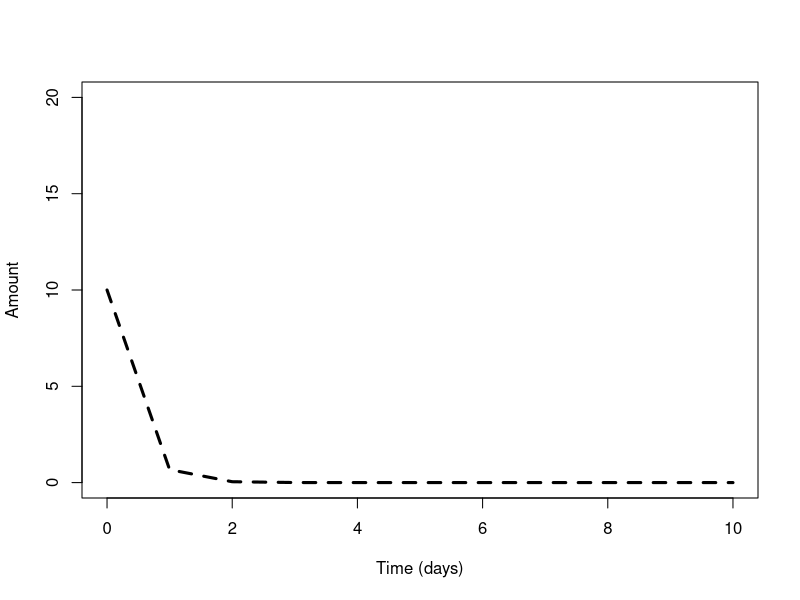
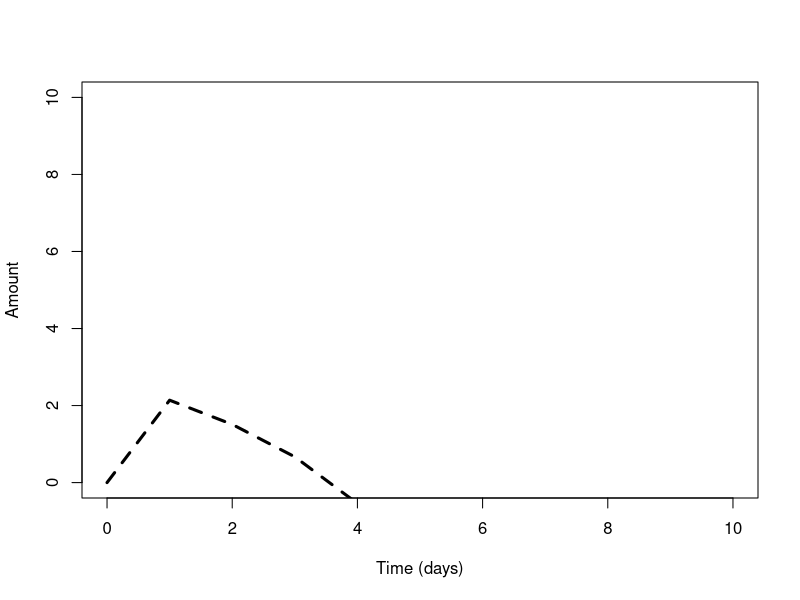
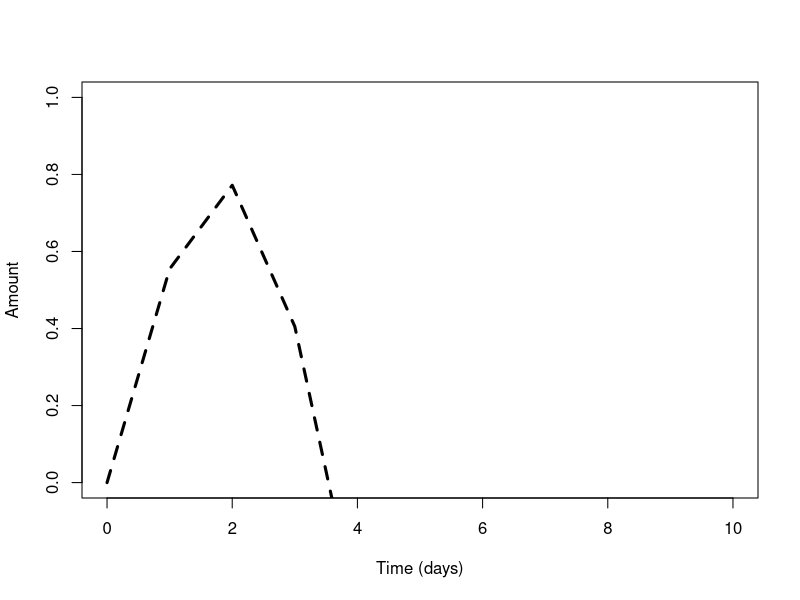
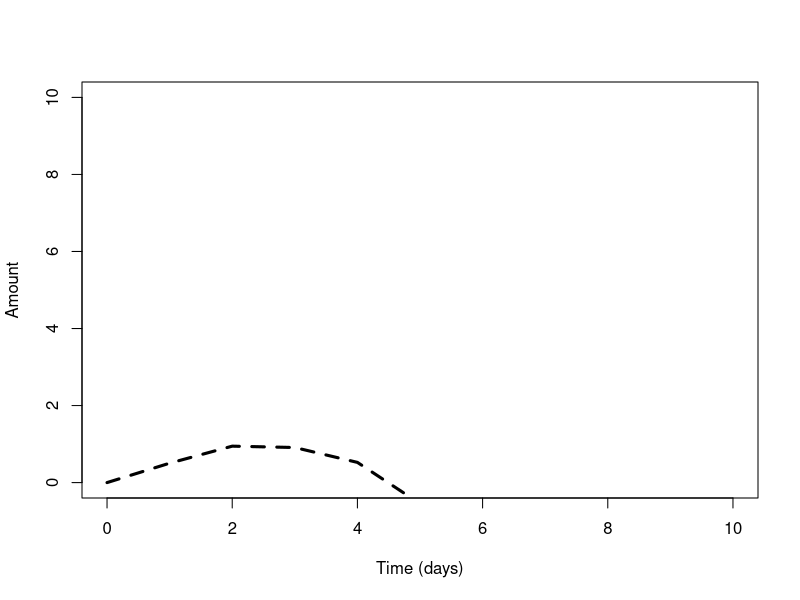
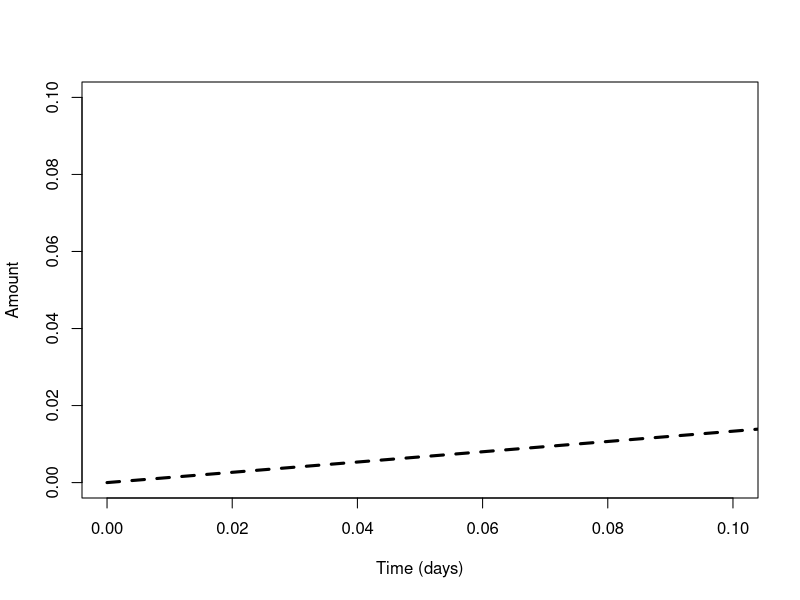
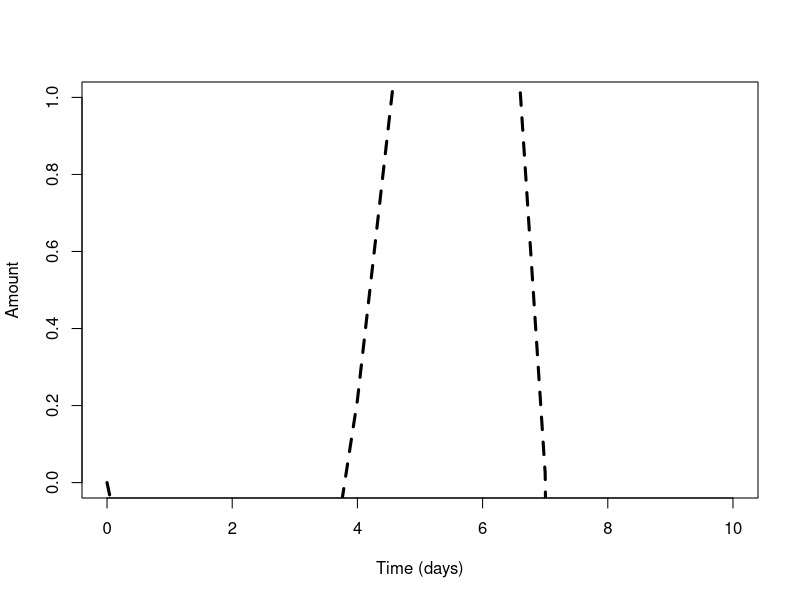
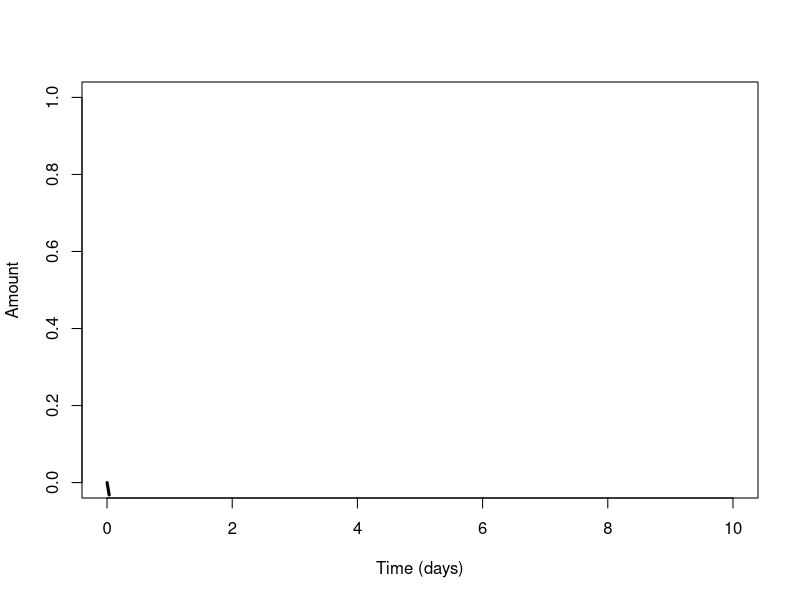
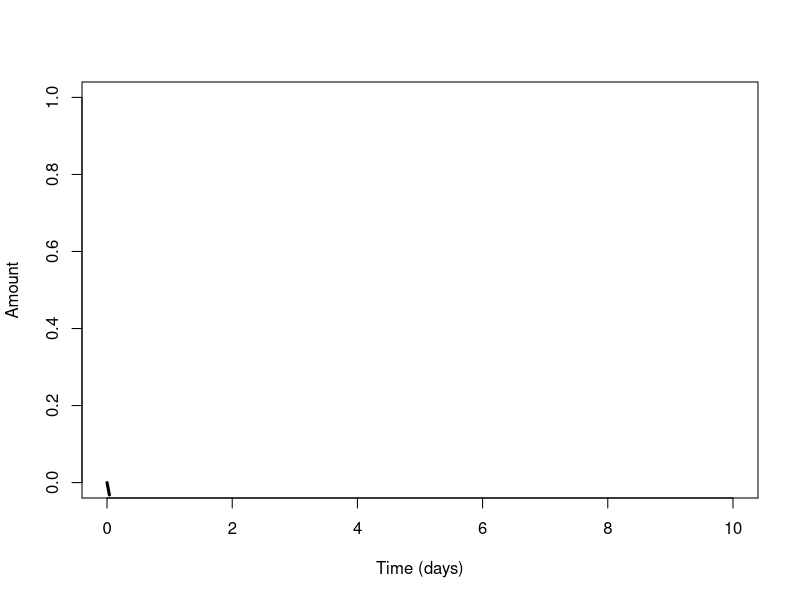

Write the R code that produced these figures, in order.
# TB model in R

rm(list=ls())

# get the ODE solver
library(deSolve)

# make the function of the system
model = function (current_timepoint, state_values, parameters)
{
  # create state variables (local variables)
  Vaccine = state_values [1]       
  Makrofag = state_values [2]
  IL12 = state_values [3]
  Th0 = state_values [4]
  Th1 = state_values [5]
  IL2 = state_values [6]
  IFNg = state_values [7]
  IFNgk = state_values [8]
  TNFa = state_values [9]
  Dendrit = state_values [10]
  IL23 = state_values [11]
  Th17 = state_values [12]
  IL17 = state_values [13]
  GranulotcytKnoglemarv = state_values[14]
  
  with ( 
    as.list (parameters),     # variable names within parameters can be used 
    {
      dVaccine = - Vaccine * Kv_m - Vaccine * Kv_d - Vaccine * Kv_Gk
      dMakrofag = Vaccine * Kv_m + TNFa * KTNFa_m + IFNgk * KIFNgk_m - sigma_m
      dIL12 = Makrofag * Km_IL12 - IL12 * KIL12_Th0 - sigma_IL12
      dTh0 = Makrofag * Km_Th0 + IL12 * KIL12_Th0 - Th0 * KTh0_Th1 + IL2 * KIL2_Th0 + IL23 * KIL23_Th0 - Th0 * KTh0_Th17 - sigma_Th0
      dTh1 = Th0 * KTh0_Th1 - sigma_Th1
      dIL2 = Th1 * KTh1_IL2 - sigma_IL2
      dIFNg = Th1 * KTh1_IFNg + Th17 * KTh17_IFNg + Th0 * KTh0_IFNg + IFNgk * KIFNgk_IFNg - IFNg * KIFNg_IFNgk - sigma_IFNg
      dIFNgk = - IFNgk * KIFNgk_IFNg + IFNg * KIFNg_IFNgk - sigma_IFNgk
      dTNFa = Makrofag * Km_TNFa - sigma_TNFa
      dDendrit = Vaccine * Kv_d - sigma_d
      dIL23 = Dendrit * Kd_IL23 - sigma_IL23
      dTh17 = Th0 * KTh0_Th17 - sigma_Th17
      dIL17 = Th17 * KTh17_IL17 - sigma_IL17
      dGranulocytKnoglemarv = Vaccine * Kv_Gk + IL17 * KIL17_Gk - sigma_Gk 
      
      
      
      # combine results
      results = c(dVaccine, dMakrofag, dIL12, dTh0, dTh1, dIL2, dIFNg, dIFNgk, dTNFa, dDendrit,
                  dIL23, dTh17, dIL17, dGranulocytKnoglemarv)
      list (results)
    }
  )
}

# parameters
Kv_m.value <- 0.9
Kv_d.value <- 0.9
Kv_Gk.value <- 0.9
KTNFa_m.value <- 0.9
KIFNgk_m.value <- 0.9
Km_IL12.value <- 0.9
KIL12_Th0.value <- 0.9 
Km_Th0.value <- 0.9
KTh0_Th1.value <- 0.9 
KTh0_Th17.value <- 0.9
KIL23_Th0.value <- 0.9 
KIL2_Th0.value <- 0.9 
KTh1_IL2.value <- 0.9
KIFNgk_IFNg.value <- 0.9 
KTh0_IFNg.value <- .9 
KTh1_IFNg.value <- .9
KTh17_IFNg.value <- .9
KIFNg_IFNgk.value <- .9
Km_TNFa.value <- .9
Kd_IL23.value <- .9
KTh17_IL17.value <- .9
KIL17_Gk.value <- .9
sigma_m.value <- 0.8
sigma_IL12.value <- 0.8
sigma_Th0.value <- 0.8
sigma_Th1.value <- 0 #0.8
sigma_IL2.value <- 0.8
sigma_IFNg.value <- 0.8
sigma_IFNgk.value <- 0.8
sigma_TNFa.value <- 0.8
sigma_d.value <- 0.8
sigma_IL23.value <- 0.8
sigma_Th17.value <- 0.8
sigma_IL17.value <- 0.8
sigma_Gk.value <- 0.8

parameter.list <- c(Kv_m = Kv_m.value, Kv_d = Kv_d.value, Kv_Gk = Kv_Gk.value, KTNFa_m = KTNFa_m.value, 
                    KIFNgk_m = KIFNgk_m.value,Km_IL12 = Km_IL12.value, KIL12_Th0 = KIL12_Th0.value,Km_Th0 = Km_Th0.value, 
                    KTh0_Th1 = KTh0_Th1.value, KTh0_Th17 = KTh0_Th17.value, KIL23_Th0 = KIL23_Th0.value,
                    KIL2_Th0 = KIL2_Th0.value, KTh1_IL2 = KTh1_IL2.value, KIFNgk_IFNg = KIFNgk_IFNg.value, 
                    KTh0_IFNg = KTh0_IFNg.value, KTh1_IFNg = KTh1_IFNg.value, KTh17_IFNg = KTh17_IFNg.value, 
                    KIFNg_IFNgk = KIFNg_IFNgk.value, Km_TNFa = Km_TNFa.value, Kd_IL23 = Kd_IL23.value, 
                    KTh17_IL17 = KTh17_IL17.value, KIL17_Gk = KIL17_Gk.value, sigma_m = sigma_m.value,
                    sigma_IL12 = sigma_IL12.value, sigma_Th0 = sigma_Th0.value, sigma_Th1 = sigma_Th1.value,
                    sigma_IL2 = sigma_IL2.value, sigma_IFNg = sigma_IFNg.value, sigma_IFNgk = sigma_IFNgk.value,
                    sigma_TNFa = sigma_TNFa.value, sigma_d = sigma_d.value, sigma_IL23 = sigma_IL23.value,
                    sigma_Th17 = sigma_Th17.value, sigma_IL17 = sigma_IL17.value, sigma_Gk = sigma_Gk.value)

# initial values
Vaccine0 = 10     
Makrofag0 = 0
IL120 = 0
Th00 = 0
Th10 = 0
IL20 = 0
IFNg0 = 0
IFNgk0 = 0
TNFa0 = 0
Dendrit0 = 0
IL230 = 0
Th170 = 0
IL170 = 0
GranulotcytKnoglemarv0 = 0

initial.values <- c(Vaccine = Vaccine0, Makrofag = Makrofag0, IL12 = IL120, Th0 = Th00, Th1 = Th10, IL2 = IL20, IFNg = IFNg0, 
                    IFNgk = IFNgk0, TNFa = TNFa0, Dendrit = Dendrit0, IL23 = IL230, Th17 = Th170, IL17 = IL170, 
                    GranulotcytKnoglemarv = GranulotcytKnoglemarv0)

# Output timepoints
time.points <- seq(0,10,by=1)

# simulate the epidemic
output <- ode(y=initial.values,times = time.points,func = model, parms = parameter.list)

# Plot the result 
plot(Vaccine~time,data=output,type='l',lwd=3,lty=2,col='black',ylim=c(0,20),ylab='Amount',xlab='Time (days)')
plot(Makrofag~time,data=output,type='l',lwd=3,lty=2,col='black',ylim=c(0,10),ylab='Amount',xlab='Time (days)')
plot(IL12~time,data=output,type='l',lwd=3,lty=2,col='black',ylim=c(0,1),ylab='Amount',xlab='Time (days)')
plot(Th0~time,data=output,type='l',lwd=3,lty=2,col='black',xlim=c(0,10),ylim=c(0,10),ylab='Amount',xlab='Time (days)')
plot(Th1~time,data=output,type='l',lwd=3,lty=2,col='black',xlim=c(0,0.1),ylim=c(0,0.1),ylab='Amount',xlab='Time (days)')
plot(IL2~time,data=output,type='l',lwd=3,lty=2,col='black',ylim=c(0,1),ylab='Amount',xlab='Time (days)')
plot(IFNg~time,data=output,type='l',lwd=3,lty=2,col='black',ylim=c(0,1),ylab='Amount',xlab='Time (days)')
plot(IFNgk~time,data=output,type='l',lwd=3,lty=2,col='black',ylim=c(0,1),ylab='Amount',xlab='Time (days)')
plot(TNFa~time,data=output,type='l',lwd=3,lty=2,col='black',ylim=c(0,100000000),ylab='Amount',xlab='Time (days)')
plot(Dendrit~time,data=output,type='l',lwd=3,lty=2,col='black',ylim=c(0,1),ylab='Amount',xlab='Time (days)')
plot(IL23~time,data=output,type='l',lwd=3,lty=2,col='black',ylim=c(0,1),ylab='Amount',xlab='Time (days)')
plot(Th17~time,data=output,type='l',lwd=3,lty=2,col='black',ylim=c(0,1),ylab='Amount',xlab='Time (days)')
plot(IL17~time,data=output,type='l',lwd=3,lty=2,col='black',ylim=c(0,1),ylab='Amount',xlab='Time (days)')
plot(GranulotcytKnoglemarv~time,data=output,type='l',lwd=3,lty=2,col='black',ylim=c(0,1),ylab='Amount',xlab='Time (days)')

# Herfra loades data
DATA <- read.table("DataUdenHuller.csv", header=TRUE, sep=";", as.is=TRUE)

VaccineDATA = as.numeric(gsub(",", ".", gsub("\\.", "", DATA$H56.vacc..Dose)))
RestimulerendeVaccineData = as.numeric(gsub(",", ".", gsub("\\.", "", DATA$H56.restim..ug.ml.)))
IL17DATA = as.numeric(gsub(",", ".", gsub("\\.", "", DATA$mean...IL.17)))
INFgDATA = as.numeric(gsub(",", ".", gsub("\\.", "", DATA$mean...IFNg)))
IL2DATA= as.numeric(gsub(",", ".", gsub("\\.", "", DATA$mean...IL.2)))
INFaDATA= as.numeric(gsub(",", ".", gsub("\\.", "", DATA$mean...TNFa)))


plot(VaccineDATA,IL17DATA,xlim=c(0,50))
plot(RestimulerendeVaccineData,IL17DATA,xlim=c(0,100))

CelleData <- read.table("Celler.csv", header=TRUE, sep=";", as.is=TRUE)
plot(CelleData$Time..days,CelleData$Response..SFU.mill.splenocytes.)




dose0CelleData <- CelleData[1:45,c('Time..days.','Response..SFU.mill.splenocytes.')]
dose01CelleData <- CelleData[46:90,c('Time..days.','Response..SFU.mill.splenocytes.')]

plot(dose01CelleData$Time..days,dose01CelleData$Response..SFU.mill.splenocytes.)
